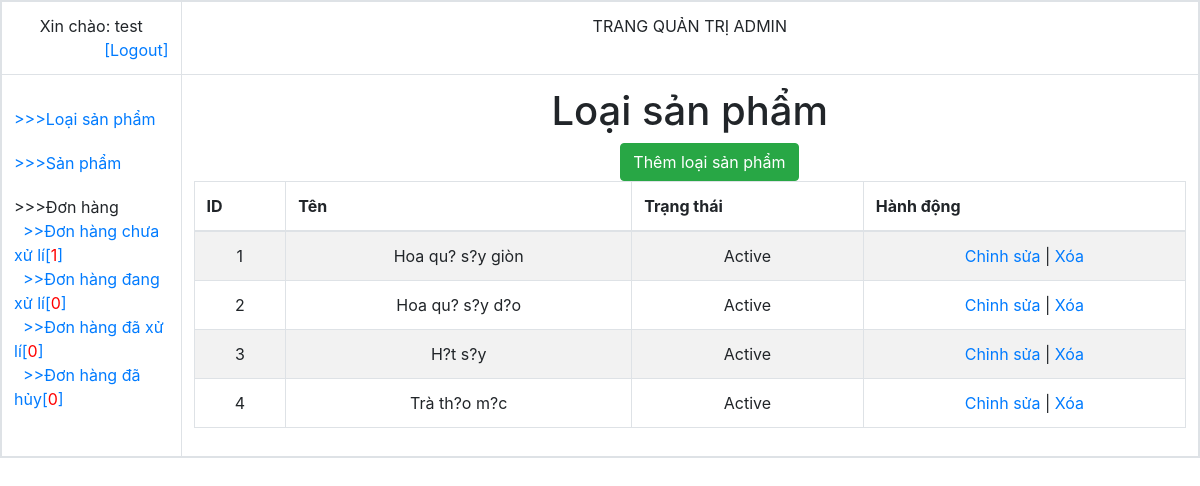
/admin/?option=producttype (signed in), run on the app's committed database.
### tables this page shows
CREATE TABLE `producttype` (
  `id` int(11) NOT NULL,
  `name` varchar(50) NOT NULL,
  `status` tinyint(4) NOT NULL DEFAULT 1
);

### admin/producttype.php (the view)
<?php
	$query="select*from producttype";
	$result=$connect->query($query);
?>
<h1 style="text-align: center;">Loại sản phẩm</h1>
<section class="btn btn-success" style="margin-left: 43%;"><a href="?option=addproducttype" style="color:white;">Thêm loại sản phẩm</a></section>
<table class="table table-bordered table-striped">
	<thead>
		<tr>
			<th>ID</th>
			<th>Tên</th>
			<th>Trạng thái</th>
			<th>Hành động</th>
		</tr>
	</thead>
	<tbody>
		<?php foreach ($result as $item): ?>
			<tr style="text-align: center;">
				<td><?=$item['id']?></td>
				<td><?=$item['name']?></td>
				<td><?=$item['status']==1?'Active':'InActive'?></td>
				<td><a href="?option=updateproducttype&id=<?=$item['id']?>">Chỉnh sửa</a> | <a onclick="return confirm('Are you sure');" href="?option=deleteproducttype&id=<?=$item['id']?>">Xóa</a></td>
			</tr>
		<?php endforeach;?>
	</tbody>
</table>

### data on the page
producttype: id "1", name "Hoa qu? s?y giòn", status "Active"
producttype: id "2", name "Hoa qu? s?y d?o", status "Active"
producttype: id "3", name "H?t s?y", status "Active"
producttype: id "4", name "Trà th?o m?c", status "Active"

### other printed values
$_SESSION['admin'] "test"
$ChuaXuLi "1"
$DangXuLi "0"
$DaXuLi "0"
$Huy "0"
